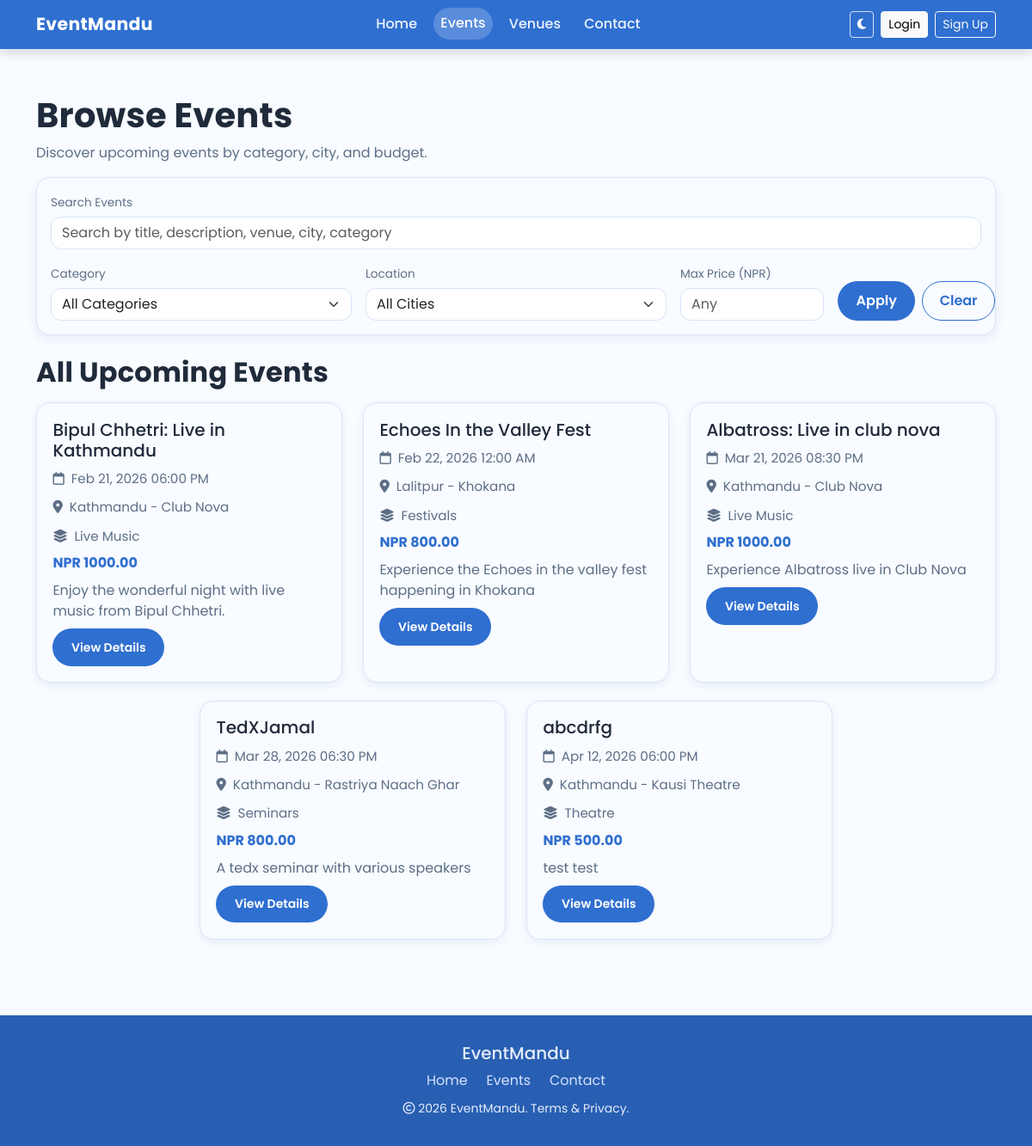
Screenshot of /events/ with the database file from the repository.
### events/models.py (models this page shows, shortened)
class Event(models.Model):
    APPROVAL_PENDING = "pending"
    APPROVAL_APPROVED = "approved"
    APPROVAL_REJECTED = "rejected"
    APPROVAL_CHOICES = [
        (APPROVAL_PENDING, "Pending"),
        (APPROVAL_APPROVED, "Approved"),
        (APPROVAL_REJECTED, "Rejected"),
    ]
    title = models.CharField(max_length=200)
    description = models.TextField()
    organizer = models.ForeignKey(
        settings.AUTH_USER_MODEL,
        on_delete=models.SET_NULL,
        null=True,
        blank=True,
        related_name="organized_events",
    )
    venue = models.ForeignKey(Venue, on_delete=models.CASCADE)
    category = models.ForeignKey(Category, on_delete=models.CASCADE, null=True)
    start_date = models.DateTimeField()
    end_date = models.DateTimeField()
    price = models.DecimalField(max_digits=8, decimal_places=2)
    popularity = models.IntegerField(
        default=1,
        validators=[MinValueValidator(1), MaxValueValidator(5)],
    )  # 1-5 scale
    is_active = models.BooleanField(default=True)
    approval_status = models.CharField(
        max_length=20,
        choices=APPROVAL_CHOICES,
        default=APPROVAL_PENDING,
        db_index=True,
    )
    approved_by = models.ForeignKey(
        settings.AUTH_USER_MODEL,
        on_delete=models.SET_NULL,
        null=True,
        blank=True,
        related_name="approved_events",
    )
    approved_at = models.DateTimeField(null=True, blank=True)
    image = models.ImageField(upload_to="events/", null=True, blank=True)
    class Meta:
        constraints = [
            models.CheckConstraint(
                condition=models.Q(popularity__gte=1, popularity__lte=5),
                name="event_popularity_1_5",
            )
        ]

class Venue(models.Model):
    name = models.CharField(max_length=200)
    address = models.TextField()
    capacity = models.IntegerField()
    latitude = models.FloatField()
    longitude = models.FloatField()
    city = models.CharField(max_length=100)

class Category(models.Model):
    name = models.CharField(max_length=100)  # e.g., Concert, Conference, Sports

### events/views.py (the view, shortened to what this page needs)
def events_view(request):
    selected_q = request.GET.get("q", "").strip()
    selected_category = request.GET.get("category")
    selected_city = request.GET.get("city", "").strip()
    selected_max_price = request.GET.get("max_price", "").strip()
    categories = Category.objects.order_by("name")
    cities = Venue.objects.values_list("city", flat=True).distinct().order_by("city")
    events = (
        Event.objects.filter(is_active=True, approval_status=Event.APPROVAL_APPROVED)
        .select_related("venue", "category")
        .order_by("start_date")
    )
    recommended = []
    if _can_view_recommendations(request.user):
        recommended = get_recommended_events(request)
    if selected_category:
        if selected_category.isdigit():
            events = events.filter(category_id=selected_category)
        else:
            selected_category = ""
    if selected_city:
        events = events.filter(venue__city__iexact=selected_city)
    recommended = recommended[:3]
    events_paginator = Paginator(events, 9)
    events_page = events_paginator.get_page(request.GET.get("page"))
    show_recommendations = _can_view_recommendations(request.user)
    return render(
        request,
        "events.html",
        {
            "events": events_page,
            "recommended_events": recommended,
            "show_recommendations": show_recommendations,
            "selected_q": selected_q,
            "categories": categories,
            "selected_category": selected_category,
            "cities": cities,
            "selected_city": selected_city,
            "selected_max_price": selected_max_price,
        },
    )

### events/context_processors.py (called while the page is built)
def user_role(request):
    role = None
    if request.user.is_authenticated:
        role = get_user_role(request.user)
    return {"user_role": role}

### events/views.py (called while the page is built)
def _can_view_recommendations(user):
    if not user.is_authenticated:
        return False
    return get_user_role(user) != UserRole.ROLE_ADMIN

### templates/events.html (shortened to what this page needs)
{% load static %}
<!doctype html>
<html lang="en" data-bs-theme="light">
<head>
  <link href="https://cdn.jsdelivr.net/npm/bootstrap@5.3.2/dist/css/bootstrap.min.css" rel="stylesheet">
  <link rel="stylesheet" href="https://cdnjs.cloudflare.com/ajax/libs/font-awesome/6.5.2/css/all.min.css">
  <link rel="stylesheet" href="{% static 'css/style.css' %}?v=20260228a">
</head>
<body>
<nav class="navbar navbar-expand-lg fixed-top brand-nav navbar-dark">
  <div class="container">
    <a class="navbar-brand brand-name" href="{% url 'home' %}">EventMandu</a>
    <div class="collapse navbar-collapse" id="navbarNav">
      <ul class="navbar-nav mx-auto text-center">
        <li class="nav-item"><a class="nav-link {% if request.resolver_match.url_name == 'home' %}active{% endif %}" href="{% url 'home' %}">Home</a></li>
        <li class="nav-item"><a class="nav-link {% if request.resolver_match.url_name == 'events' %}active{% endif %}" href="{% url 'events' %}">Events</a></li>
        <li class="nav-item"><a class="nav-link {% if request.resolver_match.url_name == 'venues' %}active{% endif %}" href="{% url 'venues' %}">Venues</a></li>
        <li class="nav-item"><a class="nav-link {% if request.resolver_match.url_name == 'contact' %}active{% endif %}" href="{% url 'contact' %}">Contact</a></li>
      </ul>
      <div class="d-flex align-items-center gap-2 justify-content-center">
        <button class="btn btn-sm theme-toggle" id="themeToggle" type="button" aria-label="Toggle theme">
          <i class="fa-solid fa-moon"></i>
        </button>
        {% if user.is_authenticated %}
        <div class="dropdown">
          <button class="btn btn-sm btn-light dropdown-toggle" type="button" data-bs-toggle="dropdown">
            <i class="fa-solid fa-user"></i> {{ user.username }}
          </button>
          <ul class="dropdown-menu dropdown-menu-end">
                        <li><a class="dropdown-item" href="{% url 'profile_preferences' %}">Profile & Preferences</a></li>
            {% if user_role == "admin" %}
            <li><a class="dropdown-item" href="{% url 'admin_dashboard' %}">Admin Dashboard</a></li>
            {% endif %}
            {% if user_role == "organizer" or user_role == "admin" %}
            <li><a class="dropdown-item" href="{% url 'organizer_dashboard' %}">Organizer Dashboard</a></li>
            {% endif %}
            <li><a class="dropdown-item" href="{% url 'tickets' %}">My Tickets</a></li>
            <li><a class="dropdown-item" href="{% url 'logout' %}">Logout</a></li>
          </ul>
        </div>
        {% else %}
        <a class="btn btn-sm btn-light" href="{% url 'login' %}">Login</a>
        <a class="btn btn-sm btn-outline-light" href="{% url 'register' %}">Sign Up</a>
        {% endif %}
      </div>
    </div>
  </div>
</nav>
<main class="section-space pt-4">
  <div class="container">
    <section class="mb-4">
      <h1 class="section-title mb-2">Browse Events</h1>
      <p class="section-subtitle mb-3">Discover upcoming events by category, city, and budget.</p>
      <form method="get" class="filter-panel">
        <div class="mb-3">
          <label class="filter-label" for="q">Search Events</label>
          <input
            type="text"
            id="q"
            name="q"
            class="form-control"
            value="{{ selected_q }}"
            placeholder="Search by title, description, venue, city, category"
          >
        </div>
        <div class="row g-3 align-items-end">
          <div class="col-lg-4 col-md-6">
            <label class="filter-label" for="category">Category</label>
            <select class="form-select" id="category" name="category">
              <option value="">All Categories</option>
            </select>
          </div>
          <div class="col-lg-4 col-md-6">
            <label class="filter-label" for="city">Location</label>
            <select class="form-select" id="city" name="city">
              <option value="">All Cities</option>
            </select>
          </div>
          <div class="col-lg-2 col-md-6">
            <label class="filter-label" for="max_price">Max Price (NPR)</label>
            <input type="number" min="0" step="0.01" id="max_price" name="max_price" class="form-control" value="{{ selected_max_price }}" placeholder="Any">
          </div>
          <div class="col-lg-2 col-md-6 d-flex gap-2">
            <button type="submit" class="btn btn-primary-brand w-100">Apply</button>
            <a href="{% url 'events' %}" class="btn btn-outline-brand w-100">Clear</a>
          </div>
        </div>
      </form>
    </section>
    <section>
      <h2 class="section-title mb-3">All Upcoming Events</h2>
      <div class="row event-grid">
        {% for event in events %}
        <div class="col-lg-4 col-md-6">
          <article class="event-card">
            <h5 class="mb-2">{{ event.title }}</h5>
            <p class="event-meta mb-2"><i class="fa-regular fa-calendar me-2"></i>{{ event.end_date|date:"M d, Y h:i A" }}</p>
            <p class="event-meta mb-2"><i class="fa-solid fa-location-dot me-2"></i>{{ event.venue.city }} - {{ event.venue.name }}</p>
            <p class="event-meta mb-2"><i class="fa-solid fa-layer-group me-2"></i>{{ event.category.name|default:"General" }}</p>
            <p class="event-price mb-2">NPR {{ event.price }}</p>
            <p class="section-subtitle mb-2">{{ event.description|truncatechars:120 }}</p>
            <a href="{% url 'event_detail' event.id %}" class="btn btn-primary-brand btn-sm">View Details</a>
          </article>
        </div>
        {% empty %}
        <div class="col-12"><div class="alert alert-info">No events available for the selected filters.</div></div>
        {% endfor %}
      </div>
    </section>
  </div>
</main>
<footer class="site-footer">
  <div class="container text-center">
    <h5 class="mb-2">EventMandu</h5>
    <div class="mb-2">
      <a class="footer-link" href="{% url 'home' %}">Home</a>
      <a class="footer-link" href="{% url 'events' %}">Events</a>
      <a class="footer-link" href="{% url 'contact' %}">Contact</a>
    </div>
    <small><i class="fa-regular fa-copyright"></i> 2026 EventMandu. Terms & Privacy.</small>
  </div>
</footer>
</body>
</html>

### static/css/style.css (style rules this page uses)
:root { --primary: #2f6fd0; --accent: #ff7a59; --bg: #f8fbff; --bg-soft: #eef4ff; --text: #1f2a3a; --muted: #5d6f86; --slate: #32465e; --line: #d8e4f6; --radius: 16px; --radius-sm: 12px; --shadow: 0 18px 42px rgba(13, 71, 161, 0.12); --shadow-card: 0 3px 10px rgba(13, 71, 161, 0.08); --shadow-card-hover: 0 3px 10px rgba(13, 71, 161, 0.1); --nav-offset: 110px; --nav-offset-mobile: 96px; }
* { box-sizing: border-box; }
html, body { min-height: 100%; }
body { margin: 0; padding-top: 0; background: var(--bg); color: var(--text); font-family: "Poppins", "Montserrat", sans-serif; display: flex; flex-direction: column; min-height: 100vh; }
a { color: inherit; text-decoration: none; }
.section-space { padding: 5.5rem 0; }
main { flex: 1 0 auto; padding-top: var(--nav-offset) !important; }
main.pt-4 { padding-top: var(--nav-offset) !important; }
.section-title { font-weight: 700; letter-spacing: 0.2px; }
.section-subtitle { color: var(--muted); }
.brand-nav { background: var(--primary); box-shadow: 0 4px 12px rgba(10, 25, 48, 0.16); }
.brand-name { font-weight: 700; font-size: 1.28rem; letter-spacing: 0.3px; }
.brand-nav .nav-link { color: #eff5ff; font-weight: 500; margin: 0 0.35rem; border-radius: 999px; padding: 0.4rem 0.85rem; transition: background-color 0.25s ease, transform 0.25s ease; }
.brand-nav .nav-link:hover, .brand-nav .nav-link.active { color: #ffffff; background-color: rgba(255, 255, 255, 0.2); transform: translateY(-1px); }
.theme-toggle { border: 1px solid rgba(255, 255, 255, 0.8); color: #ffffff; }
.btn-primary-brand { background: var(--primary); border: none; color: #ffffff; border-radius: 999px; padding: 0.7rem 1.35rem; font-weight: 600; }
.btn-outline-brand { border: 1px solid var(--primary); color: var(--primary); border-radius: 999px; padding: 0.64rem 1.2rem; font-weight: 600; }
.feature-card, .event-card, .soft-card, .auth-card, .tickets-card { background: var(--bg); border: 1px solid var(--line); border-radius: var(--radius); box-shadow: var(--shadow-card); }
.event-grid { row-gap: 1.3rem; justify-content: center; }
.event-card { padding: 1.15rem; height: 100%; position: relative; transition: transform 0.25s ease, box-shadow 0.25s ease; }
.event-meta { color: var(--muted); margin: 0.65rem 0; font-size: 0.95rem; }
.event-price { color: var(--primary); font-weight: 700; }
.filter-panel { padding: 1rem; border-radius: var(--radius); background: var(--bg); border: 1px solid var(--line); box-shadow: 0 4px 12px rgba(13, 71, 161, 0.08); margin-bottom: 0.35rem; }
.filter-label { font-size: 0.85rem; color: var(--muted); margin-bottom: 0.35rem; }
.form-control, .form-select { border-radius: 12px; border-color: var(--line); }
footer.site-footer { margin-top: auto; padding: 2rem 0; background: #285fb2; color: #e5ecfb; }
footer .footer-link { color: #d5e2ff; margin: 0 0.55rem; }

### rows the page displays
Event: title "Bipul Chhetri: Live in Kathmandu", end_date "Feb 21, 2026 06:00 PM", venue.city "Kathmandu", venue.name "Club Nova", category.name "Live Music", price "1000.00", description "Enjoy the wonderful night with live music from Bipul Chhetri."
Event: title "Echoes In the Valley Fest", end_date "Feb 22, 2026 12:00 AM", venue.city "Lalitpur", venue.name "Khokana", category.name "Festivals", price "800.00", description "Experience the Echoes in the valley fest happening in Khokana"
Event: title "Albatross: Live in club nova", end_date "Mar 21, 2026 08:30 PM", venue.city "Kathmandu", venue.name "Club Nova", category.name "Live Music", price "1000.00", description "Experience Albatross live in Club Nova"
Event: title "TedXJamal", end_date "Mar 28, 2026 06:30 PM", venue.city "Kathmandu", venue.name "Rastriya Naach Ghar", category.name "Seminars", price "800.00", description "A tedx seminar with various speakers"
Event: title "abcdrfg", end_date "Apr 12, 2026 06:00 PM", venue.city "Kathmandu", venue.name "Kausi Theatre", category.name "Theatre", price "500.00", description "test test"
